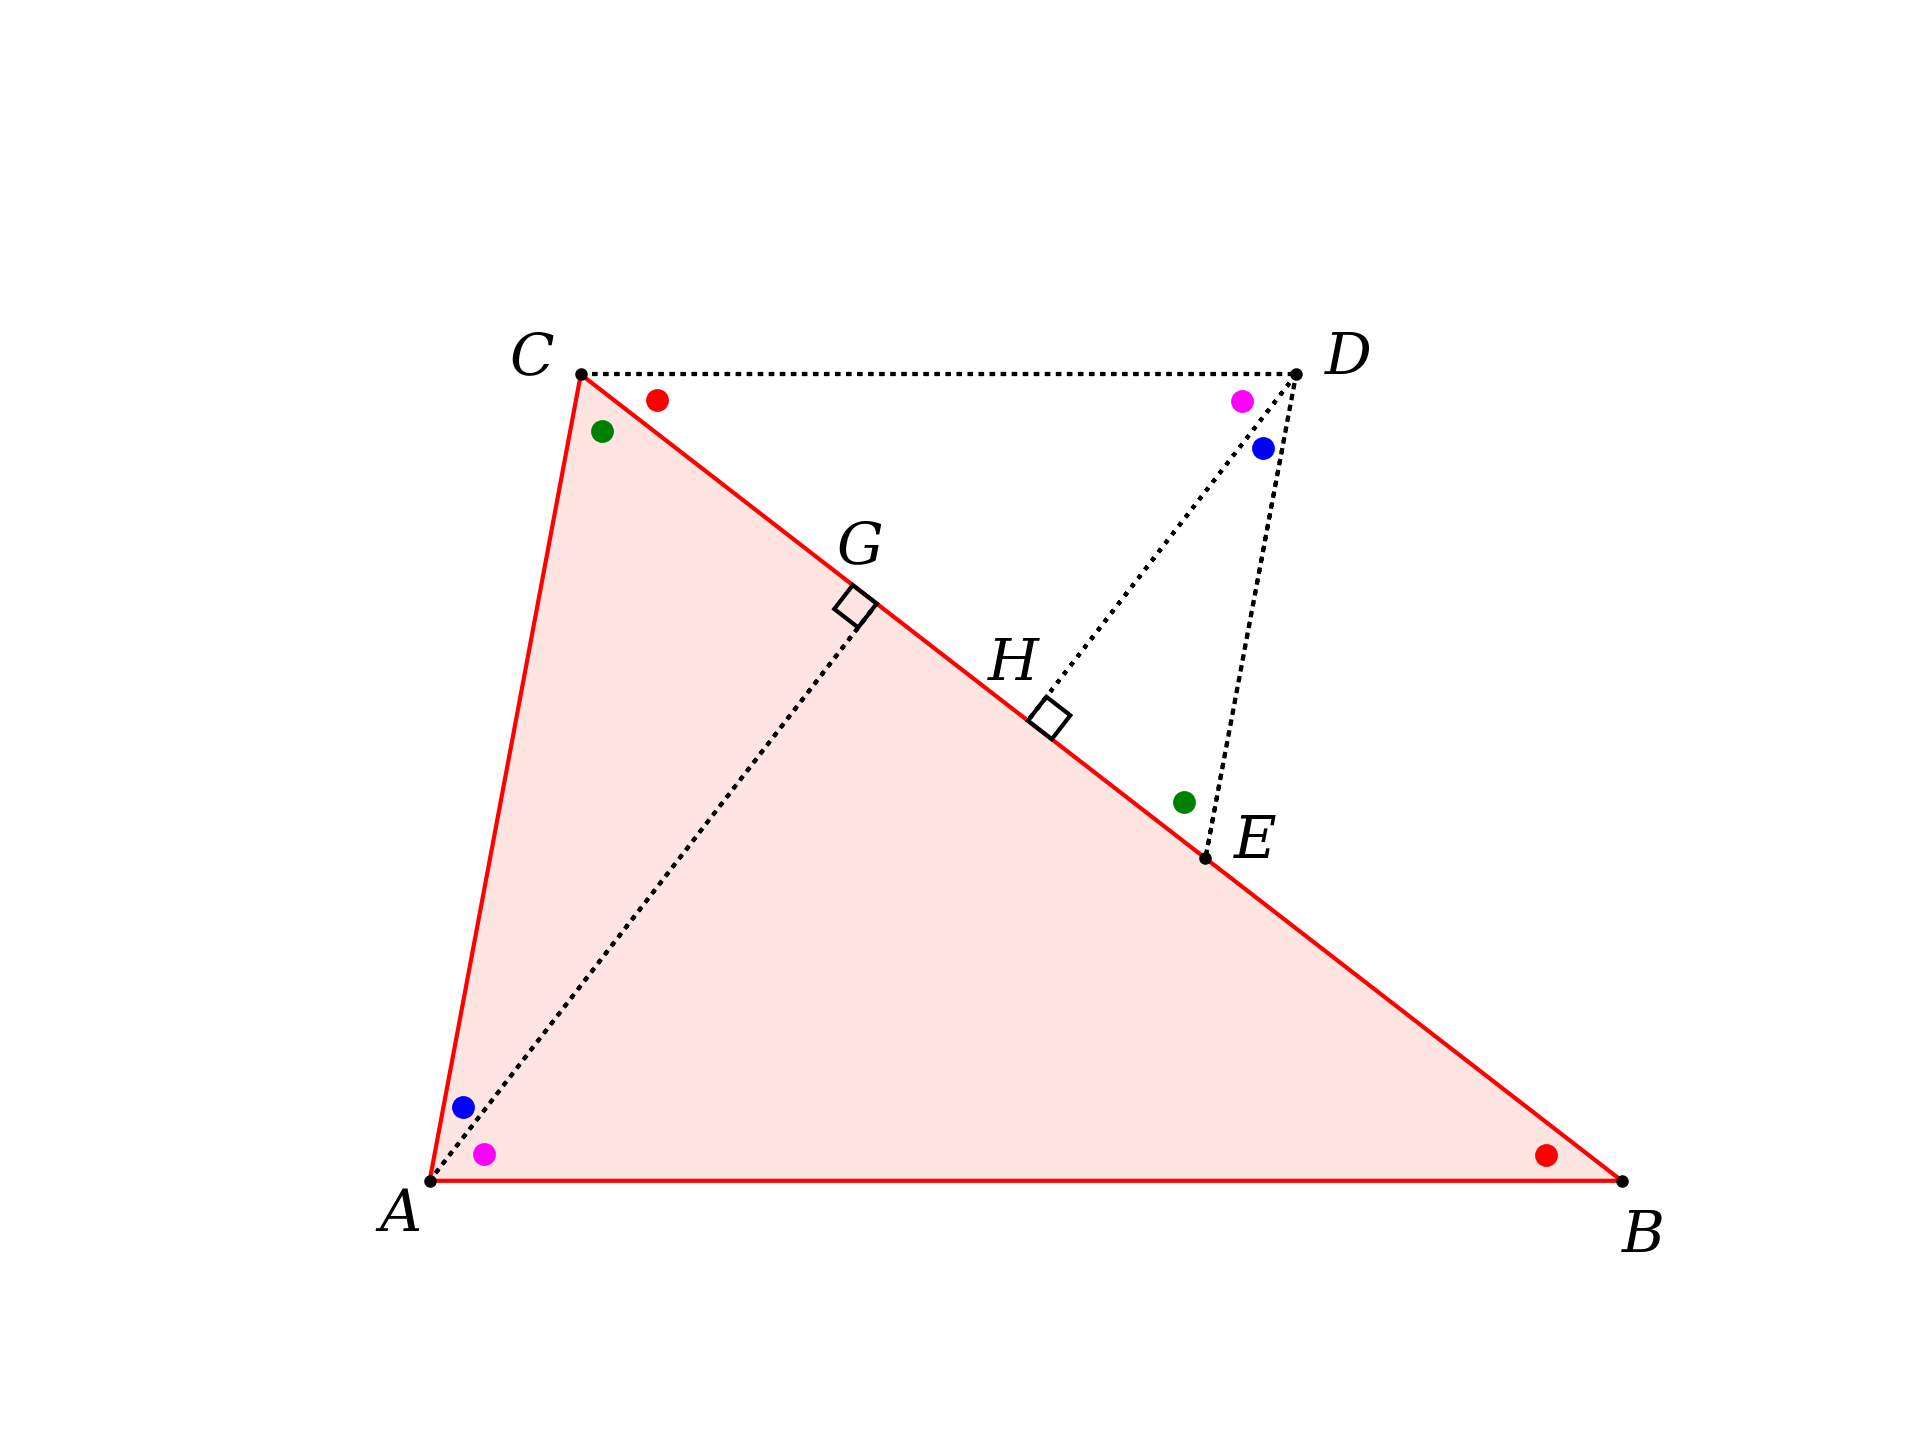

Write Python code to recreate this figure.
import math
import matplotlib.pyplot as plt
import numpy as np
import geometry as geo

fig, ax = geo.init()
ax.set(xlim=(-10,120), ylim=(-10,100))

pL = geo.get_standard_triangle()
A,B,C = pL
B = geo.nudge(B,'E',20)

geo.fill_polygon(ax,[A,B,C],fc='salmon',alpha=0.2)
geo.outline_polygon(ax,[A,B,C],ec='r')

f = 0.6
d = geo.get_length([A,B])*f
D = geo.Point(C.x+d,C.y)
E = geo.get_point_by_fractional_length([C,B],f)

G = geo.get_point_perp_on_line_for_point(A,[C,E])
H = geo.get_point_perp_on_line_for_point(D,[C,E])

geo.draw_line_segments(
    ax,[[C,D],[D,E],[A,G],[D,H]],ls=':')

geo.label_points([('A',A,'SW',5),
                  ('B',B,'S',5),
                  ('C',C,'W',5),
                  ('D',D,'E',2),
                  ('E',E,'E',2),
                  ('G',G,'NW',4),
                  ('H',H,'NW',4),
                  ])

geo.mark_angles(ax,
    [[A,B,C],[G,C,D]],c='r',d=8)
geo.mark_angles(ax,
    [[C,A,G],[E,D,H]],c='b',d=8)
geo.mark_angles(ax,
    [[A,C,B],[C,E,D]],c='g',d=6)
geo.mark_angles(ax,
    [[C,D,H],[B,A,G]],c='magenta',d=6)
  
pL = geo.mark_right_angle(G,[A,C])
geo.outline_polygon(ax,pL,ec='k')

pL = geo.mark_right_angle(H,[D,E])
geo.outline_polygon(ax,pL,ec='k')

#geo.scatter_points(ax,pL,c='purple')

geo.scatter_points(ax,[A,B,C,D,E],s=4)

# ----------------------------------------

plt.gca().set_axis_off()
ofn = '/Users/telliott/Desktop/similar_dissect.png'
plt.savefig(ofn, dpi=300)

